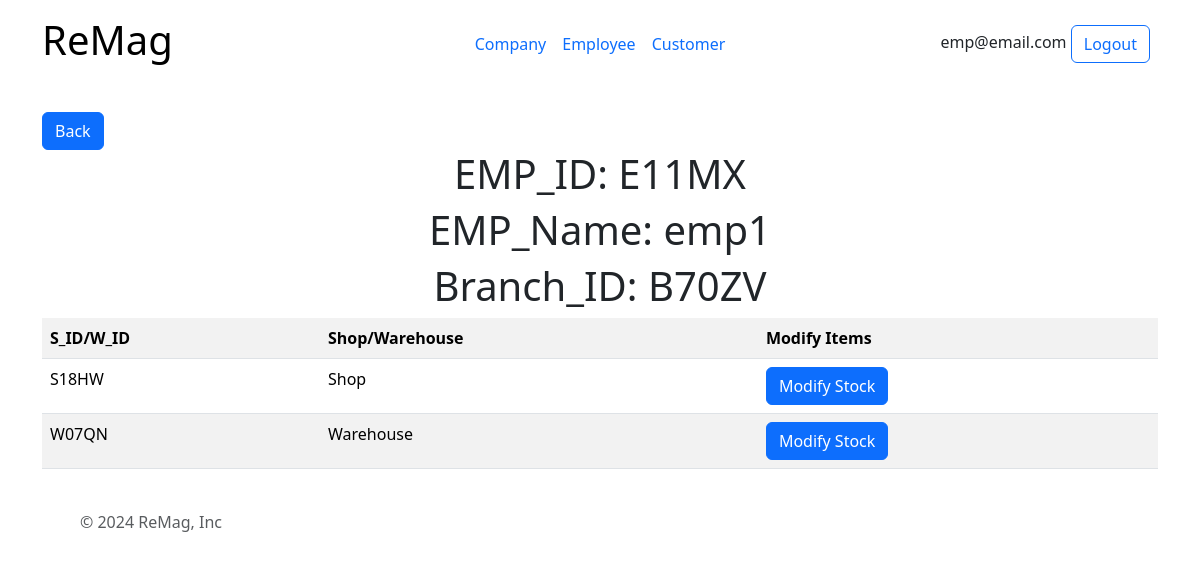
Page /modify-stock-emp (signed in) on the earlier database version.
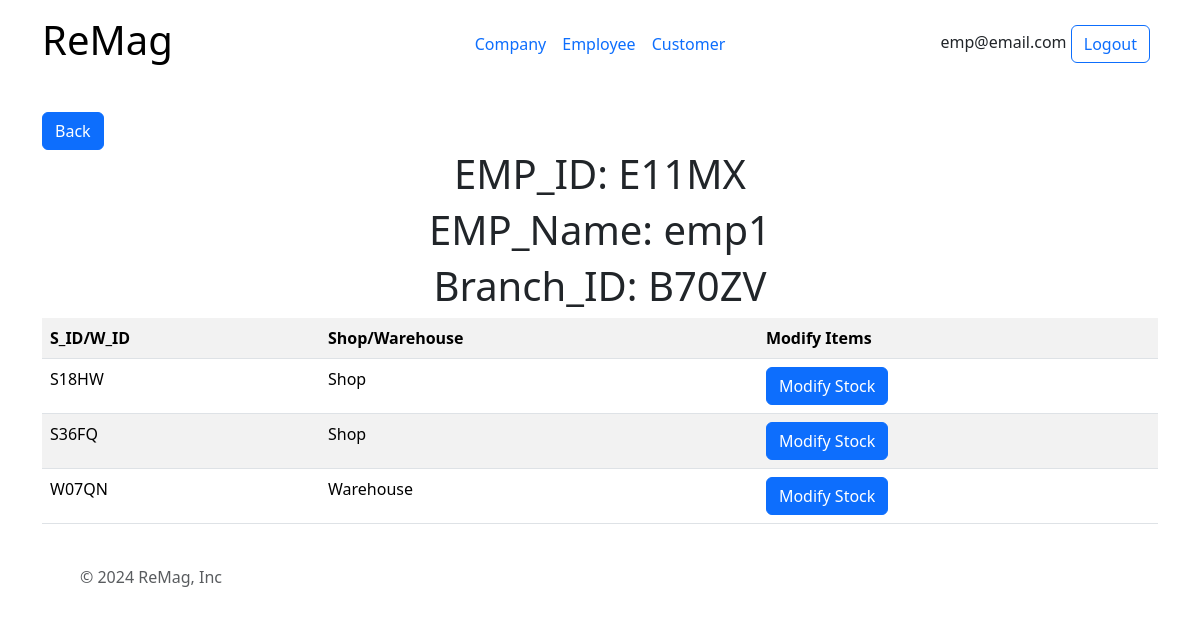
Same page on the later database version.
### all/models.py (models this page shows)
class Store(models.Model):
    s_id=models.CharField(primary_key=True,max_length=5)
    branch=models.ForeignKey(Branch,on_delete=models.CASCADE)

class Warehouse(models.Model):
    w_id=models.CharField(primary_key=True,max_length=5)
    branch=models.ForeignKey(Branch,on_delete=models.CASCADE)

### all/views.py (the view)
# urls.py: path("modify-stock-emp", views.modify_stock_emp, name="modify-stock-emp"),
def modify_stock_emp(request):
    context={}
    if 'emp' in request.session:
        user = Employee.objects.filter(emp_id=request.session['emp'])
        context['email']=request.session['email']
        if len(user)>0:
            context['email']=request.session['email']
            context['emp']=user[0]
            context['branch']=user[0].b_id
            context['stores']=Store.objects.filter(branch=context['branch'])
            context['warehouses']=Warehouse.objects.filter(branch=context['branch'])
            return render(request,"all/modify-stock-emp.html",context=context)
    return redirect("/loginemp")

### all/templates/all/modify-stock-emp.html (shortened to what this page needs)
{% extends "all/base.html" %}
{% block content %}
    <button onclick="location.href='/emp-page';" class="btn btn-primary">Back</button>
    <h3>EMP_ID: {{emp.emp_id}}</h3>
    <h3>EMP_Name: {{emp.emp_name}}</h3>
    <h3>Branch_ID: {{branch.b_id}}</h3>
    <table class="table table-striped">
        <tr>
            <th scope="col">S_ID/W_ID</th>
            <th scope="col">Shop/Warehouse</th>
            <th scope="col">Modify Items</th>
        </tr>
        {% for store in stores %}
            <tr>
                <td>{{store.s_id}}</td>
                <td>Shop</td>
                <td><button class="btn btn-primary" onclick="location.href = '/emp-modify-stock/{{branch.b_id}}/{{store.s_id}}';">Modify Stock</button></td>
            </tr>
        {% endfor %}
        {% for warehouse in warehouses %}
        <tr>
            <td>{{warehouse.w_id}}</td>
            <td>Warehouse</td>
            <td><button class="btn btn-primary" onclick="location.href = '/emp-modify-stock/{{branch.b_id}}/{{warehouse.w_id}}';">Modify Stock</button></td>
        </tr>
        {% endfor %}
    </table>
{% endblock %}

Differences in the rows shown:
added Store: s_id "S36FQ"
